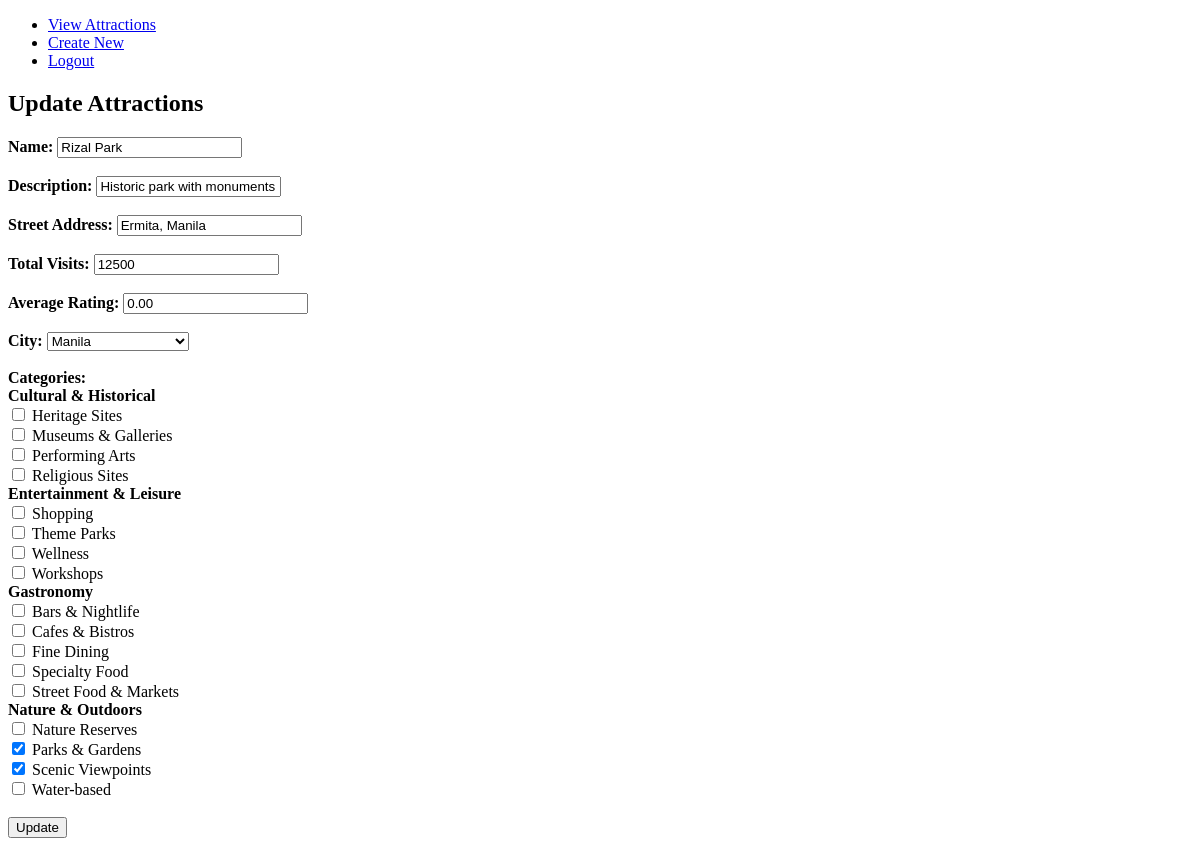
The app's page /php/update_attraction.php?attraction_id=1 (signed in), older data.
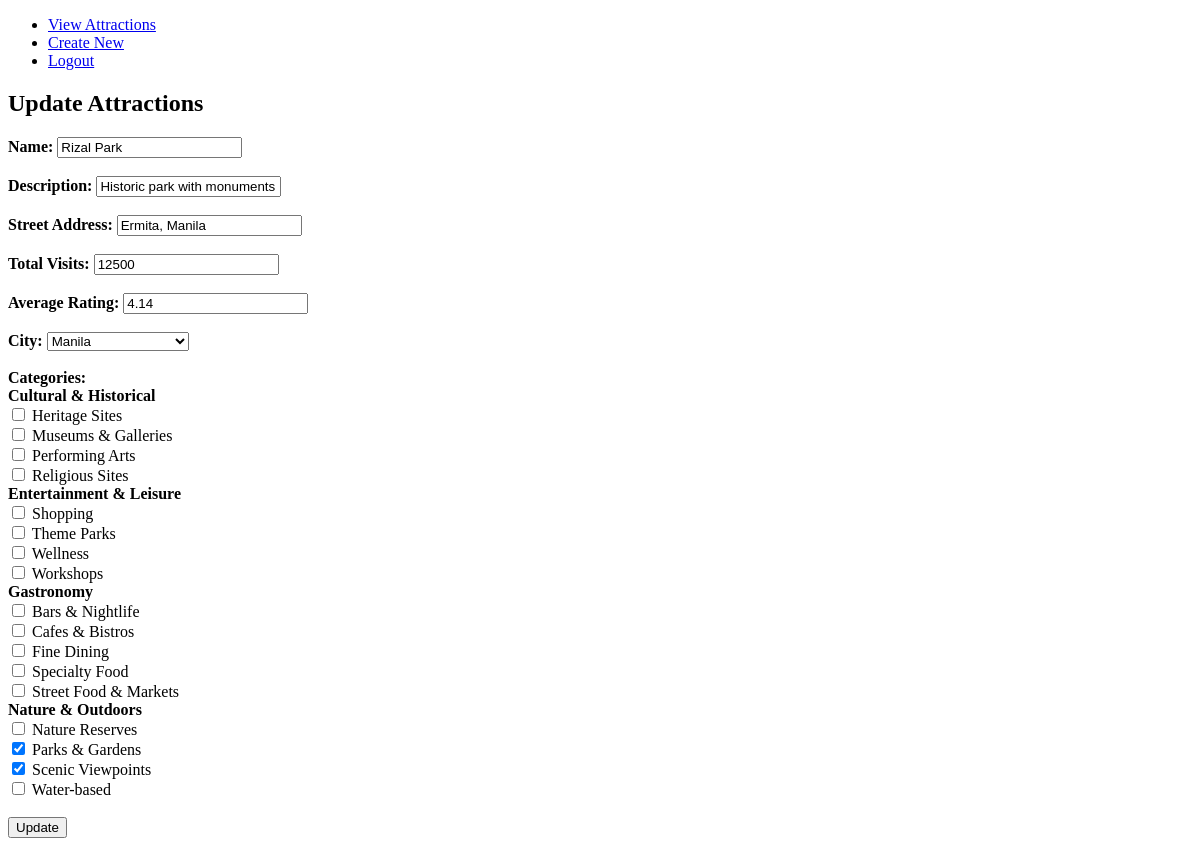
The same page, newer data.
### tables this page shows
CREATE TABLE `attraction` (
  `attraction_id` int(11) NOT NULL,
  `name` varchar(100) NOT NULL,
  `description` varchar(100) NOT NULL,
  `street_address` varchar(100) NOT NULL,
  `total_visits` int(11) NOT NULL,
  `avg_rating` decimal(10,2) NOT NULL DEFAULT 0.00,
  `city_id` int(11) NOT NULL,
  `local_rating` decimal(3,2) DEFAULT 0.00,
  `gem_score` decimal(10,2) DEFAULT 0.00
);

CREATE TABLE `city` (
  `city_id` int(11) NOT NULL,
  `city_name` varchar(100) NOT NULL,
  `province` varchar(100) NOT NULL
);

### php/update_attraction.php (the view, shortened to what this page needs)
<?php
require 'db.php';
    $cities_query = "SELECT city_id, city_name FROM city ORDER BY city_name";
    $cities_result = mysqli_query($conn, $cities_query);
    $attraction_id = $_GET['attraction_id'];
    $read = $conn->query("SELECT name, description, street_address, total_visits, avg_rating, city_id FROM attraction
    WHERE attraction_id = $attraction_id ")->fetch_assoc();
    $categories_query = "SELECT category_id, category, main_class FROM category ORDER BY main_class, category";
    $categories_result = mysqli_query($conn, $categories_query);
    $current_categories = [];
    $cat_result = $conn->query("SELECT category_id FROM attraction_category WHERE attraction_id = $attraction_id");
    while($cat_row = $cat_result->fetch_assoc()) {
        $current_categories[] = $cat_row['category_id'];
}
?>
<!DOCTYPE html>
<html lang="en">
<head>
</head>
<body>
    <header>
        <nav>
            <ul>
            <li><a href="read_attraction.php">View Attractions</a></li>
            <li><a href="create_attraction.php">Create New</a></li>
            <li><a href="logout.php">Logout</a></li>
            </ul>
        </nav>
    </header>
        <h2>Update Attractions</h2>
        <form method="POST">
            <label><strong>Name:</strong></label>
                <input name="name" required value="<?= htmlspecialchars($read['name']) ?>"> <br><br>
           <label><strong>Description:</strong></label>
                 <input name="description" required value="<?= htmlspecialchars($read['description']) ?>"> <br><br>
            <label><strong>Street Address:</strong></label>
                 <input name="street_address" required value="<?= htmlspecialchars($read['street_address']) ?>"><br><br>
            <label><strong>Total Visits:</strong></label>
                <input name="total_visits" required value="<?= htmlspecialchars($read['total_visits']) ?>"><br><br>
            <label><strong>Average Rating:</strong></label>
                <input name="avg_rating" required min="0" max="5" value="<?= htmlspecialchars($read['avg_rating']) ?>"><br><br>
            <label><strong>City:</strong></label>
            <select name="city_id">
            <?php while($row = mysqli_fetch_assoc($cities_result)): ?>
                <option value="<?= $row['city_id'] ?>" <?= ($row['city_id'] == $read['city_id']) ? 'selected' : '' ?>>
                    <?= htmlspecialchars($row['city_name']) ?>
                </option>
            <?php endwhile; ?>
        </select><br><br>
        <label><strong>Categories:</strong></label><br>
            <?php
            $current_main_class = '';
            mysqli_data_seek($categories_result, 0);
            while($category = mysqli_fetch_assoc($categories_result)):
                if ($current_main_class != $category['main_class']):
                    $current_main_class = $category['main_class'];
                    echo "<strong>" . htmlspecialchars($current_main_class) . "</strong><br>";
                endif;
                $checked = in_array($category['category_id'], $current_categories) ? 'checked' : '';
            ?>
                <input type="checkbox" name="categories[]" value="<?= $category['category_id'] ?>" <?= $checked ?>>
                <label><?= htmlspecialchars($category['category']) ?></label><br>
            <?php endwhile; ?>
            <br>
            <input type="submit" name="submit" value="Update">
        </form>
</body>
</html>

Row changes from the older to the newer data that the page shows:
changed attraction "Rizal Park": avg_rating "0.00" → "4.14"
